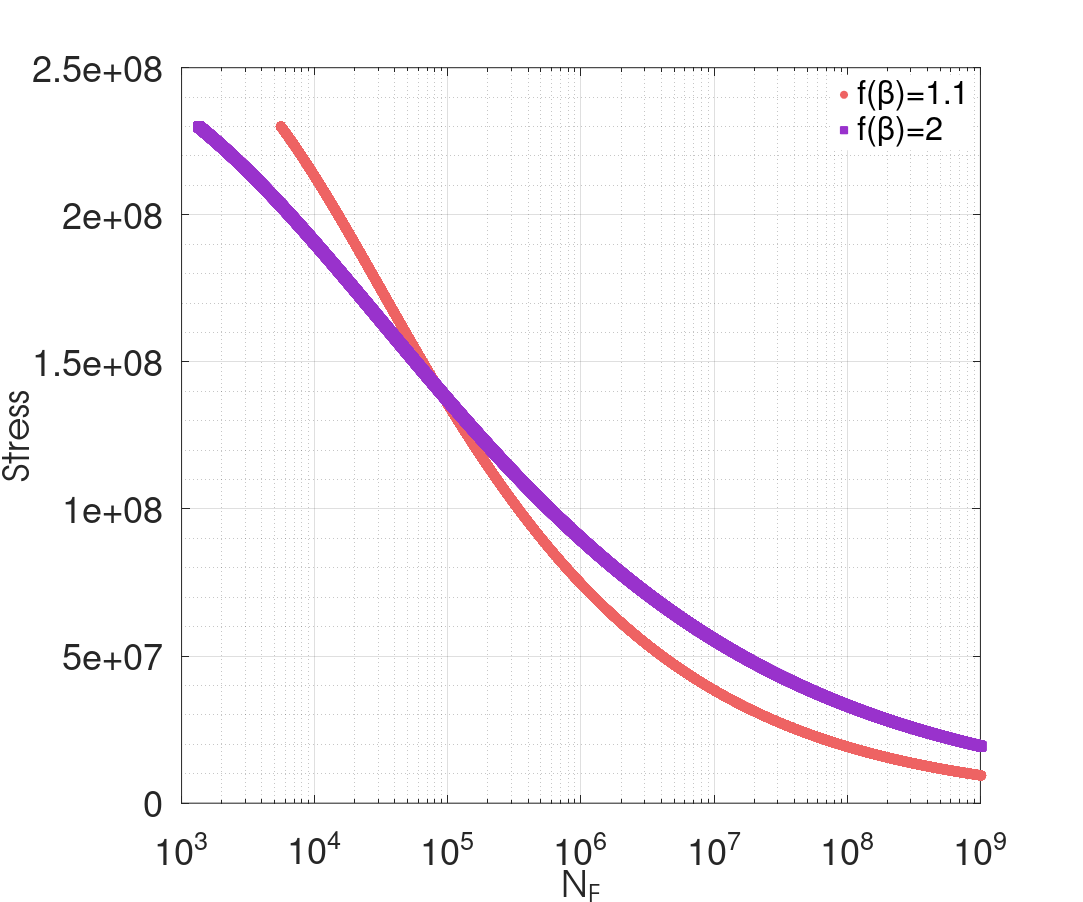

This chart was generated by the following MATLAB code:
clear;clc;
% close all;
%---------------------Verified parameters in random loading case-----------------------------
b1=1.1;                    %weakening scales distribution exponent
b2=1.1;                    %weakening scales distribution exponent
pb1=1.1;
pb2=2;
a1=0.1;                %sensitivity of sequence effect(control alp>0)
a2=0.1;                %sensitivity of sequence effect(control alp>0)
W0=3.27e8;            %dissipated energy to failure per unit volume
%---------------------Verified parameters in constant loading case-----------------------------
y=230e6;           %macroscopic yield stress
E=72e9;              %Young's modulus
k=6e8;                 %hardening parameter
nu=0.3;                     %poisson's ratio
sigu=320e6;             %ultimite stress
lam=0.1;               %hydrostatic pressure sensitivity

%---------------a b correspond to high and low bounds of cyclic load, 1 2
%correspond to  different parameters comparison------------------
stress11=1000:1000:y;
m=0.1*stress11;
Smax=sqrt(2/3).*stress11;
hydroa=1/3.*(stress11+m);
yielda=y-lam.*hydroa;
smina=yielda.*Smax.^-1;
hydrob=1/3.*(-stress11+m);
yieldb=y-lam.*hydrob;
sminb=yieldb.*Smax.^-1;
yieldm=(yielda+yieldb)/2;
alphamax1=(1-a1.*(smina-1).^-pb1);
alphamin1=(1-a1.*(sminb-1).^-pb1);
alphamax2=(1-a2.*(smina-1).^-pb2);
alphamin2=(1-a2.*(sminb-1).^-pb2);
alpm1=(alphamax1+alphamin1)/2;
alpm2=(alphamax2+alphamin2)/2;

NF1=(1-alpm1).^-1*W0*E*(E+k*nu)*b1*(b1+1)*((4*(E-k)*(1+nu)*(b1-1)))^-1.*yieldm.^(b1-1).*Smax.^(-b1-1);
NF2=(1-alpm2).^-1*W0*E*(E+k*nu)*b2*(b2+1)*((4*(E-k)*(1+nu)*(b2-1)))^-1.*yieldm.^(b2-1).*Smax.^(-b2-1);


sn1=semilogx(NF1,stress11,'LineStyle', 'none','LineWidth', 1,'Marker', 'o', 'MarkerSize', 10, ...
            'MarkerEdgeColor', [238 99 99]/255, 'MarkerFaceColor',[238 99 99]/255);
hold on
sn2=semilogx(NF2,stress11,'LineStyle', 'none','LineWidth', 1,'Marker', 's', 'MarkerSize', 10, ...
            'MarkerEdgeColor', [153 50 204]/255, 'MarkerFaceColor',[153 50 204]/255);
grid on;
grid minor;
xlim([1e3 1e9]);
set(gca,'XTick',[1e0,1e1,1e2,1e3,1e4,1e5,1e6,1e7,1e8,1e9] );
% hTitle =title('S-N curve at constant amplitude stress with R=-1 in our model with different $\beta$','FontSize',20);
hXLabel = xlabel('N_F');
hYLabel =ylabel('Stress');

hLegend=legend([sn1,sn2], 'f(\beta)=1.1','f(\beta)=2','Location','northeast');
set([hLegend, gca], 'FontSize', 40);
set(hLegend,'Box','on');
set(hLegend,'EdgeColor',[1 1 1]); %set the edge colour of the legend to white 
% Adjust font
set(gca, 'FontName', 'Helvetica')
set([hXLabel, hYLabel], 'FontName', 'AvantGarde')
set([hXLabel, hYLabel], 'FontSize',40)

% Adjust axes properties
set(gcf,'color','w'); %set figure background transparent
set(gca,'color','w'); %set axis transparent
% Maximize print figure
set(gcf,'outerposition',get(0,'screensize'));
set(gcf, 'PaperPositionMode', 'manual');
set(gcf, 'PaperUnits', 'points'); %[ {inches} | centimeters | normalized | points ]
set(gcf, 'PaperPosition', [0 0 1200 1000]); %set(gcf,'PaperPosition',[left,bottom,width,height])
%  saveas(gcf,'F:\Git\Anew\figures\SNpb.png');